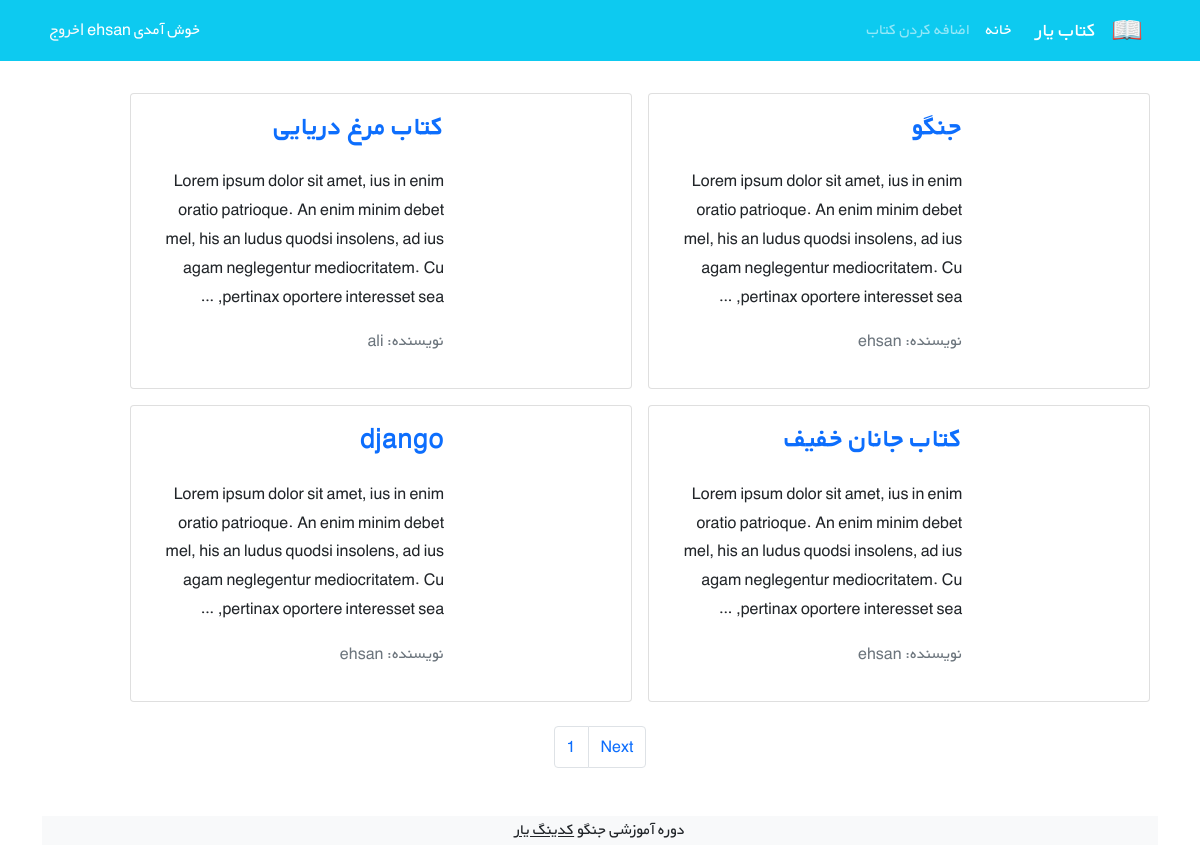
Page /books/ (signed in) on the committed database.
### books/models.py (models this page shows, shortened)
class Book(models.Model):
    title = models.CharField(max_length=200)
    author = models.CharField(max_length=200)
    description = models.TextField()
    price = models.DecimalField(max_digits=5, decimal_places=2)
    cover = models.ImageField(upload_to='covers/', blank=True)
    def get_absolute_url(self):
        return reverse('BookDetailView', args=[self.id])

### books/views.py (the view)
# urls.py: path('', BookListView.as_view(), name='BookListView'),
class BookListView(generic.ListView):
    model = Book
    paginate_by = 4
    template_name = 'books/book_list.html'
    context_object_name = 'books'

### books/templates/books/book_list.html (shortened to what this page needs)
{% extends '_base.html' %}
{% block content %}
    <div class="container mt-4">
        <div class="row flex-row-reverse">
            {% for book in books %}
                <div class="card m-2" style="max-width: 45%">
                    <div class="row g-0 h-100" dir="rtl">
                        <div class="col-md-4">
                        </div>
                        <div class="col-md-8 h-100">
                            <div class="d-flex flex-column justify-content-between h-100">
                                <div class="card-body">
                                    <a class="text-decoration-none" href="{{ book.get_absolute_url }}"><h3
                                            class="card-title"><strong>{{ book.title }}</strong></h3></a>
                                    <p class="card-text pt-3">{{ book.description | truncatewords:30 }}</p>
                                    <p class="text-muted">نویسنده: {{ book.author }}</p>
                                </div>
                            </div>
                        </div>
                    </div>
                </div>
            {% endfor %}
        </div>
    </div>
    <nav aria-label="Page navigation example">
        <ul class="pagination justify-content-center mt-3">
            <li class="page-item"><a class="page-link" href="#">{{ page_obj.number }}</a></li>
            {% if page_obj.has_next %}
                <li class="page-item">
                    <a class="page-link" href="?page={{ page_obj.next_page_number }}">Next</a>
                </li>
            {% endif %}
        </ul>
    </nav>
    <footer class="bg-light text-center text-lg-start mt-5">
        <div class="text-center bg-grey">
            <p>دوره آموزشی جنگو <a class="text-dark" href="https://codingyar.com/" target="_blank">کدینگ یار</a></p>
        </div>
    </footer>
{% endblock content %}

### static/css/style.css (style rules this page uses)
* { font-family: 'BYekan', sans-serif; line-height: 1.8rem; }

### rows in the picture
Book: title "جنگو", description "Lorem ipsum dolor sit amet, ius in enim oratio patrioque. An enim minim debet mel, his an ludus quodsi insolens, ad ius agam neglegentur mediocritatem. Cu pertinax oportere interesset sea, …", author "ehsan"
Book: title "کتاب مرغ دریایی", description "Lorem ipsum dolor sit amet, ius in enim oratio patrioque. An enim minim debet mel, his an ludus quodsi insolens, ad ius agam neglegentur mediocritatem. Cu pertinax oportere interesset sea, …", author "ali"
Book: title "کتاب جانان خفیف", description "Lorem ipsum dolor sit amet, ius in enim oratio patrioque. An enim minim debet mel, his an ludus quodsi insolens, ad ius agam neglegentur mediocritatem. Cu pertinax oportere interesset sea, …", author "ehsan"
Book: title "django", description "Lorem ipsum dolor sit amet, ius in enim oratio patrioque. An enim minim debet mel, his an ludus quodsi insolens, ad ius agam neglegentur mediocritatem. Cu pertinax oportere interesset sea, …", author "ehsan"

### other values in the picture
{{ page_obj.number }} "1"
